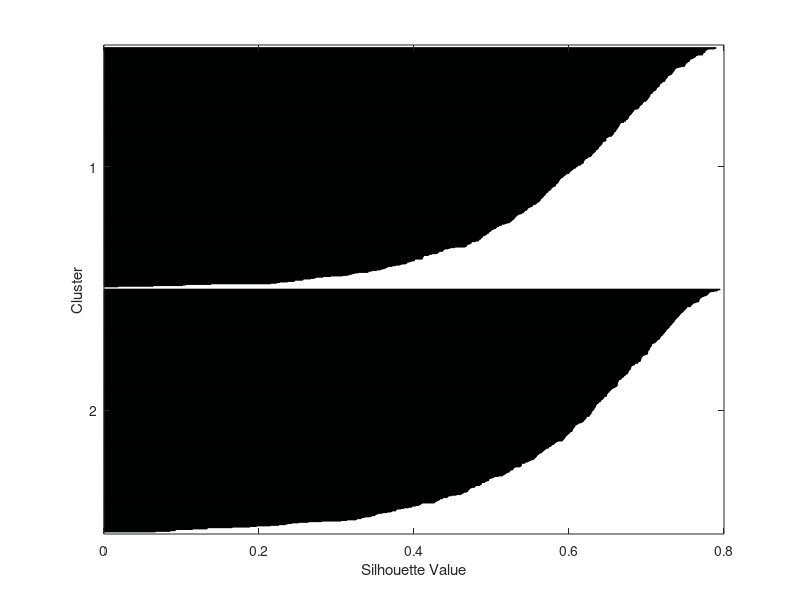
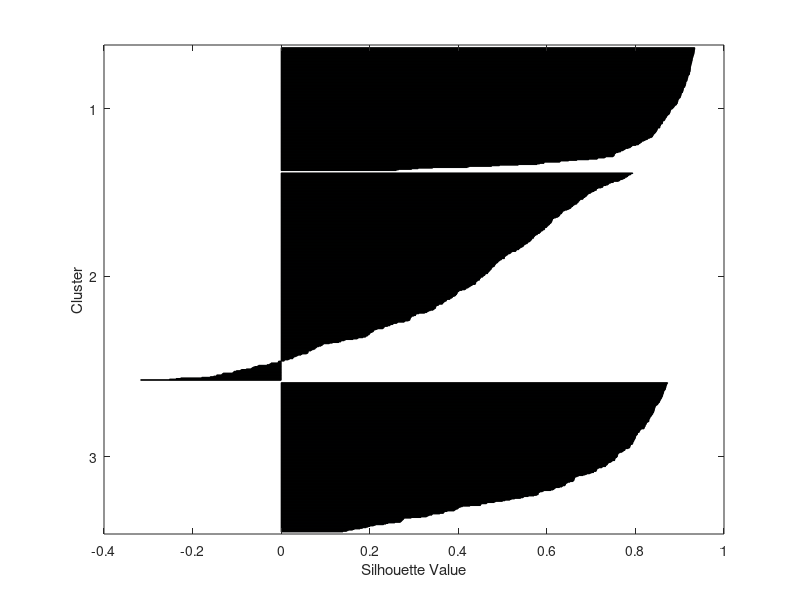
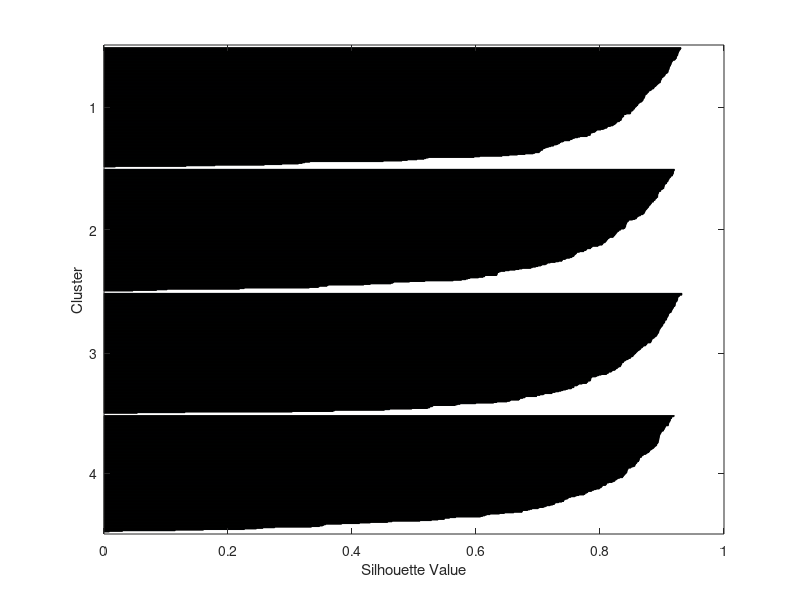
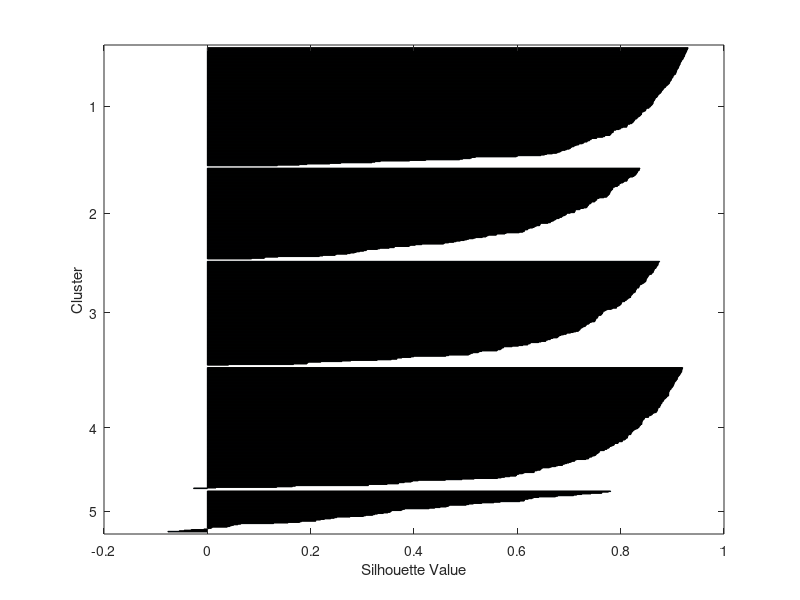

MATLAB code to generate these figures, in order:
Colors = {'k*','k^','ko','k+'};
STD = 0.2;
nSamplesPerCluster = 200;
means = [0.0 0.0; 0.0 1.0; 1.0 0.0; 1.0 1.0];
stds  = [STD STD; STD STD; STD STD; STD STD];
Features(1:nSamplesPerCluster, :) = ...
    [stds(1,1) * randn(nSamplesPerCluster, 1)  + means(1,1)  stds(1,2) * randn(nSamplesPerCluster, 1) + means(1,2)];
Features(nSamplesPerCluster+1:nSamplesPerCluster*2, :) = ...
    [stds(2,1) * randn(nSamplesPerCluster , 1) + means(2,1)  stds(2,2) * randn(nSamplesPerCluster, 1) + means(2,2)];
Features(nSamplesPerCluster*2+1:nSamplesPerCluster*3, :) = ...
    [stds(3,1) * randn(nSamplesPerCluster , 1) + means(3,1) stds(3,2) * randn(nSamplesPerCluster, 1) + means(3,2)];
Features(nSamplesPerCluster*3+1:nSamplesPerCluster*4, :) = ...
    [stds(4,1) * randn(nSamplesPerCluster , 1) + means(4,1) stds(4,2) * randn(nSamplesPerCluster, 1) + means(4,2)];

% 
nClusters = 2:10;
for i=1:length(nClusters)   
    IDX = kmeans(Features, nClusters(i));
    S = silhouette(Features, IDX);
    meanS(i) = mean(S);
end

figure;
hold on;
for i=1:size(Features, 1)
    plot(Features(i, 1), Features(i, 2), 'k*');
end
xlabel('x_1'); ylabel('x_2'); title('Initial (unlabelled) data')
figure;
plot(nClusters, meanS, 'k')
xlabel('Number of clusters')
ylabel('Average Silhouette')
